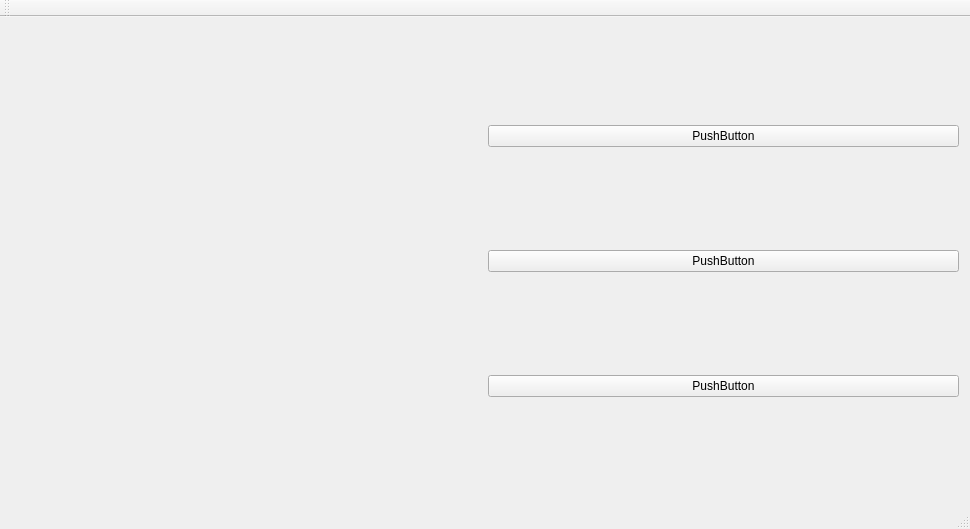
<?xml version="1.0" encoding="UTF-8"?>
<ui version="4.0">
 <class>MainWindow</class>
 <widget class="QMainWindow" name="MainWindow">
  <property name="geometry">
   <rect>
    <x>0</x>
    <y>0</y>
    <width>970</width>
    <height>529</height>
   </rect>
  </property>
  <property name="windowTitle">
   <string>MainWindow</string>
  </property>
  <widget class="QWidget" name="centralWidget">
   <layout class="QHBoxLayout" name="horizontalLayout">
    <item>
     <widget class="QIrrlichtWidget" name="irrlichtWidget" native="true">
      <property name="mouseTracking">
       <bool>true</bool>
      </property>
      <property name="autoFillBackground">
       <bool>true</bool>
      </property>
     </widget>
    </item>
    <item>
     <layout class="QVBoxLayout" name="verticalLayout">
      <item>
       <widget class="QPushButton" name="pushButton">
        <property name="text">
         <string>PushButton</string>
        </property>
       </widget>
      </item>
      <item>
       <widget class="QPushButton" name="pushButton_3">
        <property name="text">
         <string>PushButton</string>
        </property>
       </widget>
      </item>
      <item>
       <widget class="QPushButton" name="pushButton_2">
        <property name="text">
         <string>PushButton</string>
        </property>
       </widget>
      </item>
     </layout>
    </item>
   </layout>
  </widget>
  <widget class="QMenuBar" name="menuBar">
   <property name="geometry">
    <rect>
     <x>0</x>
     <y>0</y>
     <width>970</width>
     <height>23</height>
    </rect>
   </property>
  </widget>
  <widget class="QToolBar" name="mainToolBar">
   <attribute name="toolBarArea">
    <enum>TopToolBarArea</enum>
   </attribute>
   <attribute name="toolBarBreak">
    <bool>false</bool>
   </attribute>
  </widget>
  <widget class="QStatusBar" name="statusBar"/>
 </widget>
 <layoutdefault spacing="6" margin="11"/>
 <customwidgets>
  <customwidget>
   <class>QIrrlichtWidget</class>
   <extends>QWidget</extends>
   <header>qirrlichtwidget.h</header>
   <container>1</container>
  </customwidget>
 </customwidgets>
 <resources/>
 <connections/>
</ui>
